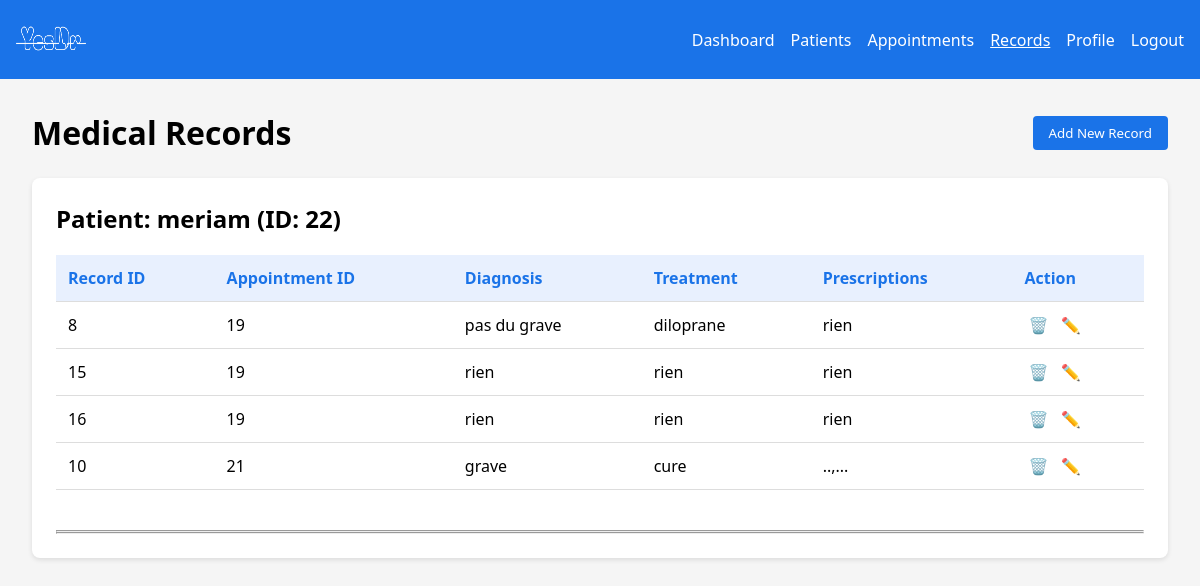
The page /doctor/records.php (signed in) on the database its author committed.
### tables this page shows
CREATE TABLE IF NOT EXISTS `dossiers` (
  `idD` int NOT NULL AUTO_INCREMENT,
  `idA` int NOT NULL,
  `diagnosis` text NOT NULL,
  `treatment` text,
  `prescriptions` text,
  PRIMARY KEY (`idD`),
  KEY `idA` (`idA`)
);

CREATE TABLE IF NOT EXISTS `patients` (
  `idP` int NOT NULL AUTO_INCREMENT,
  `nomP` varchar(100) NOT NULL,
  `prenomP` varchar(100) NOT NULL,
  `sexeP` enum('Homme','Femme') NOT NULL DEFAULT 'Homme',
  `emailP` varchar(100) NOT NULL,
  `phone` int NOT NULL,
  `dateP` date NOT NULL,
  `passwordP` varchar(255) NOT NULL,
  `img` varchar(255) DEFAULT 'default.png',
  PRIMARY KEY (`idP`)
);

CREATE TABLE IF NOT EXISTS `appointments` (
  `idA` int NOT NULL AUTO_INCREMENT,
  `idM` int NOT NULL,
  `idP` int NOT NULL,
  `dateA` datetime NOT NULL,
  `notesA` text,
  PRIMARY KEY (`idA`),
  KEY `idP` (`idP`),
  KEY `idM` (`idM`)
);

### doctor/records.php (the view, shortened to what this page needs)
<?php
$idM=$_SESSION['id'];
include "../cnx.php";
$cnx = new PDO("mysql:host=$db_server;dbname=$db_name", $db_username, $db_pwd);
$sql_d = "SELECT d.*, a.idP, p.nomP
FROM dossiers d
JOIN appointments a ON d.idA = a.idA
JOIN patients p ON a.idP = p.idP
WHERE a.idM = $idM
ORDER BY a.idP";
$res_d=$cnx->query($sql_d);
$dossiers=$res_d->fetchAll();
$nb_d=count($dossiers);
?>
<!DOCTYPE html>
<html lang="en">
<head>
  <link rel="stylesheet" href="../css/style.css">
</head>
<body>
  <header>
  <div class="logo"><img src="../img/img.png" alt="" style="height:40PX;width:70px">
  </div>
    <nav>
      <ul>
      <li><a href="index.php">Dashboard</a></li>
        <li><a href="patients.php">Patients</a></li>
        <li><a href="appointments.php">Appointments</a></li>
        <li style="text-decoration:underline"><a href="records.php">Records</a></li>
        <li><a href="profile.php">Profile</a></li>
        <li><a href="../logout.php">Logout</a></li>
      </ul>
    </nav>
  </header>
  <div class="container">
  <div style="display: flex; justify-content: space-between; align-items: center; margin-bottom: 1.5rem;">
  <h1>Medical Records</h1>
      <button  class="btn " onclick="window.location.href='add_record.php'">Add New Record</button>
    </div>
    <div class="table-container">
    <?php
    if($nb_d==0){
        echo"<hr><b>Aucune dossiers dans la liste</b>";
    }else{
        $current_idP = null;
foreach ($dossiers as $item) {
    if ($current_idP !== $item['idP']) {
        $current_idP = $item['idP'];
        echo "<h2 style='margin-bottom:20px' >Patient: " . htmlspecialchars($item['nomP']) . " (ID: " . $item['idP'] . ")</h2>";
        echo "<table style='margin-bottom:40px'>
                <thead>
                  <tr>
                    <th>Record ID</th>
                    <th>Appointment ID</th>
                    <th>Diagnosis</th>
                    <th>Treatment</th>
                    <th>Prescriptions</th>
                    <th>Action</th>
                  </tr>
                </thead>";
    }
    echo "<tr>
            <td>" . $item['idD'] . "</td>
            <td>" . $item['idA'] . "</td>
            <td>" . htmlspecialchars($item['diagnosis']) . "</td>
            <td>" . htmlspecialchars($item['treatment']) . "</td>
            <td>" . htmlspecialchars($item['prescriptions']) . "</td>
            <td>
              <span class='action-icon delete' onclick=\"window.location.href='supp_records.php?id=" . $item['idD'] . "'\">🗑️</span>
              <span class='action-icon delete' onclick=\"window.location.href='update_dossier.php?id=" . $item['idD'] . "'\">✏️</span>
            </td>
          </tr>";
    $next = next($dossiers);
    if (!$next || $next['idP'] !== $current_idP) {
        echo "</table><hr>";
    }
}
        echo"</table><hr>";
    }
      ?>
    </div>
  </div>
</body>
</html>

### css/style.css (style rules this page uses)
:root { --primary-blue: #1a73e8; --light-blue: #e8f0fe; --dark-blue: #0d47a1; --white: #ffffff; --gray: #f5f5f5; --dark-gray: #333; }
* { margin: 0; padding: 0; box-sizing: border-box; font-family: 'Segoe UI', Tahoma, Geneva, Verdana, sans-serif; }
body { background-color: var(--gray); justify-content: center; align-items: center; min-height: 100vh; }
header { background-color: var(--primary-blue); color: var(--white); padding: 1rem; display: flex; justify-content: space-between; align-items: center; }
.logo { font-size: 1.5rem; font-weight: bold; }
nav ul { display: flex; list-style: none; }
nav ul li { margin-left: 1rem; }
nav ul li a { color: var(--white); text-decoration: none; }
.container { padding: 2rem; }
.btn { background-color: var(--primary-blue); color: var(--white); border: none; padding: 0.5rem 1rem; border-radius: 4px; cursor: pointer; text-decoration: none; display: inline-block; }
.table-container { background-color: var(--white); border-radius: 8px; padding: 1.5rem; box-shadow: 0 2px 5px rgba(0,0,0,0.1); overflow-x: auto; }
table { width: 100%; border-collapse: collapse; }
th, td { padding: 0.75rem; text-align: left; border-bottom: 1px solid #ddd; }
th { background-color: var(--light-blue); color: var(--primary-blue); }
.action-icon { color: var(--primary-blue); margin: 0 0.25rem; cursor: pointer; }
.action-icon.delete { color: #e74c3c; }

### rows shown on the page
dossiers: patients.nomP "meriam", appointments.idP "22", idD "8", idA "19", diagnosis "pas du grave", treatment "diloprane", prescriptions "rien"
dossiers: idD "15", idA "19", diagnosis "rien", treatment "rien", prescriptions "rien"
dossiers: idD "16", idA "19", diagnosis "rien", treatment "rien", prescriptions "rien"
dossiers: idD "10", idA "21", diagnosis "grave", treatment "cure", prescriptions "..,..."
